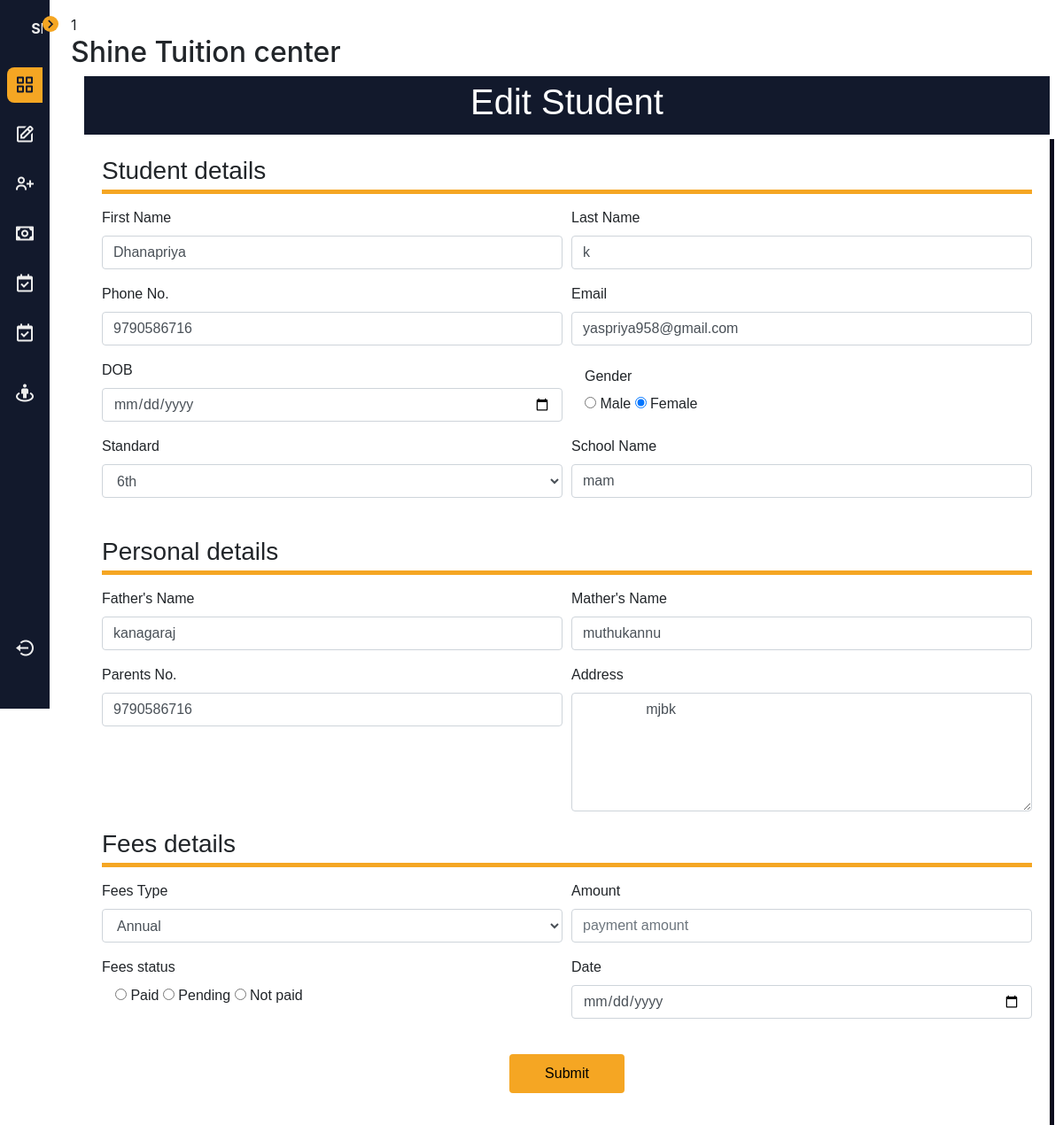
The page /Tution_Management/admin/edit_student.php?student_id=1 on the database its author committed.
### tables this page shows
CREATE TABLE `students` (
  `student_id` int(11) NOT NULL,
  `first_name` varchar(50) NOT NULL,
  `last_name` varchar(50) NOT NULL,
  `ph_no` bigint(20) NOT NULL,
  `email` varchar(50) NOT NULL,
  `dob` date NOT NULL,
  `gender` varchar(10) NOT NULL,
  `course` varchar(20) NOT NULL,
  `subject` varchar(100) NOT NULL,
  `caste` varchar(50) NOT NULL,
  `image` varchar(255) NOT NULL,
  `school` varchar(100) NOT NULL,
  `father_name` varchar(50) NOT NULL,
  `mather_name` varchar(50) NOT NULL,
  `parent_no` bigint(20) NOT NULL,
  `address` text NOT NULL
);

### Tution_Management/admin/edit_student.php (the view, shortened to what this page needs)
<?php
include "admin_dashboard.php";
$con=mysqli_connect("localhost","root","","tution_management");
$student_id=$_GET['student_id'];
$first_name="";
$last_name="";
$ph_no="";
$email="";
$school="";
$dob="";
$fa_name="";
$ma_name="";
$gender="";
$address="";
$course="";
$res= mysqli_query($con,"select * from students where student_id='$student_id'");
while($row=mysqli_fetch_array($res))
{
  $first_name=$row["first_name"];
$last_name=$row["last_name"];
$ph_no=$row["ph_no"];
$email=$row["email"];
$school=$row["school"];
$dob=$row["dob"];
$fa_name=$row["father_name"];
$ma_name=$row["mather_name"];
$gender=$row["gender"];
$address=$row["address"];
$course=$row["course"];
}
$fees_type="";
$amount="";
$status="";
$date="";
?>
<!DOCTYPE html>
<html>
<head>
		<link rel="stylesheet" href="https://cdn.jsdelivr.net/npm/bootstrap@4.5.3/dist/css/bootstrap.min.css">
<link rel="stylesheet" href="../css/admission.css">
<link rel="stylesheet" href="../css/fees.css">
</head>
<body>
<h2>Shine Tuition center</h2>
     <div class="container">
       <div class="container-head">
           <div class="title">
           <center><h1>Edit Student</h1></center>
           </div>
       </div>
       <div class="container-body">
          <form action=" " method="POST">
          <div class="title">Student details</div>
          <div class="form-row top">
            <div class="form-group col-md-6">
              <label for="inputEmail4">First Name</label>
              <input type="text" class="form-control" id="inputEmail4" name='f_name' placeholder="First Name" value="<?php echo $first_name; ?>">
            </div>
            <div class="form-group col-md-6">
              <label for="inputPassword4">Last Name</label>
              <input type="text" class="form-control" id="inputPassword4" name="l_name" placeholder="Last Name" value="<?php echo $last_name; ?>">
            </div>
         </div>
         <div class="form-row">
            <div class="form-group col-md-6">
              <label for="inputEmail4">Phone No.</label>
              <input type="text" class="form-control" id="inputEmail4" name="ph_no" placeholder="Phone No." value="<?php echo $ph_no; ?>">
            </div>
            <div class="form-group col-md-6">
              <label for="inputPassword4">Email</label>
              <input type="email" class="form-control" id="inputPassword4" name="email" placeholder="Email" value="<?php echo $email; ?>">
            </div>
         </div>
         <div class="form-row">
            <div class="form-group col-md-6">
              <label for="inputEmail4">DOB</label>
              <input type="date" class="form-control" name='DOB' id="inputEmail4" placeholder="DOB" value="<?php echo $dob; ?>">
            </div>
            <div class="form-group col-md-6">
            <label for="inputPassword3" class="col-sm-2 col-form-label">Gender</label>
                   <div class="col-sm">
                         <label class="radio-inline ">
                           <input type="radio" name="gender" value="Male" <?php if ($gender=='Male'){ echo "checked";} ?> >&nbsp;Male
                         </label>
                         <label class="radio-inline ">
                           <input type="radio" name="gender" value="Female" <?php if ($gender=='Female'){ echo "checked";} ?> >&nbsp;Female
                         </label>
                   </div>
            </div>
         </div>
         <div class="form-row">
            <div class="form-group col-md-6">
              <label for="inputEmail4">Standard</label>
              <div>
                       <select class="form-control" name="course">
                         <option <?php if ($course=='6th'){ echo "selected";} ?> >6th</option>
                       </select>
                   </div>
            </div>
            <div class="form-group col-md-6">
              <label for="inputPassword4">School Name</label>
              <input type="text" class="form-control" id="inputPassword4" name="school_name" placeholder="School Name" value="<?php echo $school; ?>">
            </div>
         </div>
         <br>
         <div class="title">Personal details</div>
            <div class="form-row top">
              <div class="form-group col-md-6">
                <label for="inputEmail4">Father's Name</label>
                <input type="text" class="form-control" id="inputEmail4" name="fa_name" placeholder="Father's Name" value="<?php echo $fa_name; ?>">
              </div>
              <div class="form-group col-md-6">
                <label for="inputPassword4">Mather's Name</label>
                <input type="text" class="form-control" id="inputPassword4" name="ma_name" placeholder="Mather's Name" value="<?php echo $ma_name; ?>">
              </div>
          </div>
          <div class="form-row">
              <div class="form-group col-md-6">
                <label for="inputPassword4">Parents No.</label>
                <input type="text" class="form-control" id="inputPassword4" name="parent_no" placeholder="Parents No." value="<?php echo $ph_no; ?>">
              </div>
              <div class="form-group col-md-6">
                <label for="inputPassword4">Address</label>
                <textarea class="form-control left" rows="5" id="comment" placeholder="enter your address" name="address" >
                <?php echo $address; ?>
                </textarea>
              </div>
          </div>
          <div class="title">Fees details</div>
            <div class="form-row top">
                <div class="form-group col-md-6">
                  <label for="inputEmail4">Fees Type</label>
                        <select class="form-control" name="fees_type">
                          <option <?php if ($fees_type=='Annual'){ echo "selected";} ?> >Annual</option>
                        </select>
                </div>
              <div class="form-group col-md-6">
                <label for="inputPassword4">Amount</label>
                <input type="text" class="form-control"  id="inputPassword4" name="amount" placeholder="payment amount" value="<?php echo $amount; ?>">
              </div>
          </div>
          <div class="form-row">
              <div class="form-group col-md-6">
                <label for="inputPassword4">Fees status</label>
                <div class="col-sm">
                         <label class="radio-inline ">
                           <input type="radio" name="status" value="paid" <?php if ($status=='paid'){ echo "checked";} ?> >&nbsp;Paid
                         </label>
                         <label class="radio-inline ">
                           <input type="radio" name="status" value="pending" <?php if ($status=='pending'){ echo "checked";} ?> >&nbsp;Pending
                         </label>
                         <label class="radio-inline ">
                           <input type="radio" name="status" value="notpaid" <?php if ($status=='notpaid'){ echo "checked";} ?> >&nbsp;Not paid
                         </label>
                   </div>
              </div>
              <div class="form-group col-md-6">
                <label for="inputPassword4">Date</label>
                  <input type="date" name="date" class="form-control" value="<?php echo $date; ?>">&nbsp;
              </div>
          </div>
             <div class="form-group row">
                 <center class="col-sm-12">
                   <input  type="submit"  name="submit1" class="btn btn-primary">
                 </center>
             </div>
       </div>
     </div>
</body>
</html>

### Tution_Management/Sidebar/style.css (style rules this page uses)
:root { --first-color: #12192C; --second-color: #F5A623; --white-color: #EDEDED; }
:root { --body-font: 'Quicksand', sans-serif; --small-font-size: 0.875rem; }
@media screen and (min-width: 768px) { :root { --small-font-size: 0.938rem; } }
:root { --z-back: -10; --z-normal: 1; --z-tooltip: 10; --z-fixed: 100; --z-modal: 1000; }
body { position: relative; margin: 0; padding: 1rem 0 0 5rem; font-family: var(--body-font); background-color: var(--white-color); -webkit-transition: .5s; transition: .5s; }
h1 { margin: 0; }

### Tution_Management/css/admission.css (style rules this page uses)
.title { font-size: 28px; font-family: 'Gill Sans', 'Gill Sans MT', Calibri, 'Trebuchet MS', sans-serif; }
.container-body .title { border-bottom: 5px solid #F5A623; }
.top { padding-top: 15px; }

### Tution_Management/css/fees.css (style rules this page uses)
* { margin: 0; padding: 0; }
label { font-weight: 400; color: block; }
.container-head { background-color: #12192C; color: #ffffff; padding: 5px; width: 100%; }
.container-body { background-color: rgb(255, 255, 255); box-shadow: 5px 5px rgb(12, 12, 29); padding: 20px; font-size: 22px rgb(12, 12, 29); font-family: 'Franklin Gothic Medium', 'Arial Narrow', Arial, sans-serif; font-weight: 400; }
.container-body .btn { padding: 10px 40px; color: #000; font-size: 22px rgb(12, 12, 29); font-family: 'Franklin Gothic Medium', 'Arial Narrow', Arial, sans-serif; background-color: #F5A623; border: #F5A623; }

### rows shown on the page
students: f_name "Dhanapriya", l_name "k", ph_no "9790586716", email "yaspriya958@gmail.com", gender "☐ Male", gender "☑ Female", course "6th", school_name "mam", fa_name "kanagaraj", ma_name "muthukannu", parent_no "9790586716", address "mjbk"
